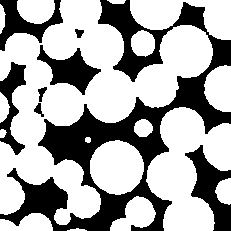
#> input picture testData/ct_tif/solid_water_2phase.tif, 231 x 231 px; its folder holds only this picture in this run
$ python -i ct_phase.py   (imports and definitions only)
#> lines starting #> are read from the running program, lines starting #| are printed output that depends on the picture; after the words box and inside, x2 and y2 are one past the last pixel; in counts of white or black regions, pixels touching at a corner belong together
### t2_agent/simulation_2d.py
"""2D NMR simulation helpers for phase-map and rule-geometry workflows."""

from __future__ import annotations

import json
import math
import re
from dataclasses import asdict, dataclass
from datetime import datetime
from pathlib import Path
from typing import Any, Callable

import matplotlib

matplotlib.use("Agg", force=True)

import matplotlib.pyplot as plt
from matplotlib.path import Path as MplPath
import matplotlib.tri as mtri
import numpy as np
import pandas as pd
from PIL import Image
from scipy import ndimage
from scipy.optimize import nnls
from scipy.sparse import csr_matrix, diags, eye
from scipy.sparse.linalg import factorized
from skimage import measure

try:
    import pygimli as pg
    import pygimli.meshtools as mt
except Exception:
    pg = None
    mt = None


OUTSIDE = np.uint8(0)
WATER = np.uint8(1)
SOLID = np.uint8(2)
# Gas/air phase used by segmented CT label images. Red/yellow/white PNG phase
# maps never produce it.
AIR = np.uint8(3)
PHASE_RGB_COLORS = np.asarray(
    [
        [255, 255, 255],
        [255, 0, 0],
        [255, 255, 0],
    ],
    dtype=np.int32,
)
PHASE_COLOR_TOLERANCE = 32.0
MILLISECOND_TIMESTAMP_FRAGMENT = re.compile(r"__\d{8}_\d{6}_\d{3}(?=__|$)")


def millisecond_timestamp() -> str:
    return datetime.now().strftime("%Y%m%d_%H%M%S_%f")[:-3]


def timestamped_name(stem: str, suffix: str) -> str:
    stable_stem = MILLISECOND_TIMESTAMP_FRAGMENT.sub("", str(stem))
    return f"{stable_stem}__{millisecond_timestamp()}.{suffix.lstrip('.')}"


@dataclass(frozen=True)
class Simulation2DParams:
    pixel_size_x_um: float = 1.0
    pixel_size_y_um: float = 1.0
    diffusion_um2_per_ms: float = 2.0
    bulk_t2_ms: float = 3000.0
    rho_solid_um_per_ms: float = 0.005
    rho_gas_um_per_ms: float = 0.0
    dt_ms: float = 5.0
    t_max_ms: float = 1500.0
    max_grid_size: int | None = 500
    solver: str = "triangular"
    mesh_bulk_size_um: float = 8.0
    mesh_boundary_size_um: float = 2.0
    mesh_max_points: int = 25000


@dataclass
class PngInspection:
    status: str
    message: str
    input_path: Path
    raw_shape: list[int]
    cropped_shape: list[int]
    phase_counts: dict[str, int]
    labels: np.ndarray
    cropped_png: Path
    preview_png: Path
    error: str | None = None

    # [12 lines left out: function summary, not called in this run]


@dataclass(frozen=True)
class RuleGeometry2D:
    coupled: bool = True
    canvas_width_px: int = 160
    canvas_height_px: int = 100
    large_pore_radius_px: int = 24
    small_pore_radius_px: int = 16
    throat_length_px: int = 30
    throat_width_px: int = 8
    large_side_um: float = 20.0
    small_side_um: float = 8.0
    large_depth_um: float = 20.0
    small_depth_um: float = 8.0
    throat_length_um: float = 5.0
    throat_width_um: float = 1.0
    large_air_area_um2: float = 0.0
    small_air_area_um2: float = 0.0
    ideal_mesh_area_um2: float = 0.05
    ideal_mesh_quality: float = 34.0


# [1530 lines left out: functions classify_png, unsupported_phase_color_count, _rgb_color_counts, normalize_png_phase_colors, sample_bbox, save_phase_preview and 44 more, not called in this run]

### t2_agent/ct_phase.py
"""Segmented CT label images (TIF) -> phase assignment -> 2D NMR simulation input.

A segmented CT slice stores one integer label per material phase, for example
``0 = outside``, ``102 = water``, ``153 = air`` and ``255 = solid``. The label
values are arbitrary, so the agent first proposes an assignment (the "AI first
guess"), the user verifies or corrects it with draggable markers on a preview,
and only the confirmed assignment is converted to the internal simulation
labels used by :mod:`t2_agent.simulation_2d`.
"""

from __future__ import annotations

import json
import math
import re
from dataclasses import asdict, dataclass
from pathlib import Path
from typing import Any

import matplotlib

# [1 line not run here, left out]

import matplotlib.pyplot as plt
import matplotlib.tri as mtri
import numpy as np
from matplotlib.collections import LineCollection
from PIL import Image
from scipy import ndimage

from .simulation_2d import AIR, OUTSIDE, SOLID, WATER, Simulation2DParams, timestamped_name, xy_to_row_col


CT_SUFFIXES = {".tif", ".tiff"}
PHASES = ("solid", "water", "air", "background")
PHASE_TO_LABEL = {"background": OUTSIDE, "water": WATER, "solid": SOLID, "air": AIR}
PHASE_COLORS = {
    "solid": (245, 197, 24),
    "water": (220, 38, 38),
    "air": (56, 152, 255),
    "background": (30, 30, 30),
}
PHASE_NAMES = {
    "中文": {"solid": "固相", "water": "水相（液）", "air": "气相（空气）", "background": "背景/外部"},
    "English": {"solid": "Solid", "water": "Water (liquid)", "air": "Air (gas)", "background": "Background"},
}
PHASE_SHORT = {
    "中文": {"solid": "固", "water": "液", "air": "气", "background": "背"},
    "English": {"solid": "S", "water": "W", "air": "A", "background": "B"},
}
MAX_LABEL_VALUES = 4


def phase_name(phase: str, language: str = "中文") -> str:
    names = PHASE_NAMES["English" if str(language).lower().startswith("english") else "中文"]
    return names.get(phase, phase)


# ---------------------------------------------------------------------------
# Loading
# ---------------------------------------------------------------------------


def load_label_image(path: Path) -> tuple[np.ndarray, dict[str, Any]]:
    """Read a single-channel label image (TIF/PNG) as a 2D integer array."""

    image = Image.open(Path(path))
    frame_count = int(getattr(image, "n_frames", 1) or 1)
    meta: dict[str, Any] = {
        "mode": image.mode,
        "frame_count": frame_count,
        "used_frame": 0,
        "width": int(image.size[0]),
        "height": int(image.size[1]),
    }
    if frame_count > 1:
        image.seek(0)
    array = np.asarray(image)
    if array.ndim == 3:
        channels = array[..., :3].astype(np.int64)
        if not (np.array_equal(channels[..., 0], channels[..., 1]) and np.array_equal(channels[..., 1], channels[..., 2])):
            raise ValueError(
                "The image has colour channels with different values. Export the segmented CT slice as a single-channel (grayscale) label image."
            )
        array = channels[..., 0]
    if array.ndim != 2:
        raise ValueError(f"Expected a 2D label image, got shape {list(array.shape)}.")
    if np.issubdtype(array.dtype, np.floating):
        if not np.all(np.isfinite(array)) or not np.allclose(array, np.round(array)):
            raise ValueError("The image contains non-integer intensities; it does not look like a segmented label image.")
        array = np.round(array)
    return array.astype(np.int64), meta


# ---------------------------------------------------------------------------
# Prompt parsing (deterministic backup for what the language model extracts)
# ---------------------------------------------------------------------------

_PHASE_WORDS = {
    "solid": r"固体|固相|骨架|颗粒|岩石|solid|grains?|matrix|rock",
    "water": r"水相|液相|液体|盐水|水|液|water|liquid|brine",
    "air": r"空气|气相|气体|气泡|气|air|gas",
    "background": r"外部|背景|外面|外侧|outside|background|exterior",
}
_ANY_PHASE = "|".join(f"(?P<{key}>{words})" for key, words in _PHASE_WORDS.items())


# [69 lines left out: functions _phase_from_match, parse_phase_labels, parse_background_statement, not called in this run]


_NUM = r"(\d+(?:\.\d+)?)"
_UM = r"(?:μm|µm|um|微米|micron|microns|micrometers?)"


# [16 lines left out: function parse_pixel_size_um, not called in this run]


_CN_DIGITS = {"一": 1, "二": 2, "两": 2, "三": 3, "四": 4, "五": 5, "六": 6, "七": 7, "八": 8}


# [45 lines left out: function parse_run_preferences, not called in this run]


# ---------------------------------------------------------------------------
# Analysis and AI first guess
# ---------------------------------------------------------------------------


def _border_values(array: np.ndarray) -> np.ndarray:
    return np.concatenate([array[0, :], array[-1, :], array[:, 0], array[:, -1]])


def representative_point(mask: np.ndarray) -> list[float]:
    """Return an interior point (x, y in pixel units) of the largest region of ``mask``."""

    labeled, count = ndimage.label(mask)
    if count == 0:
        return [0.0, 0.0]
    sizes = ndimage.sum(np.ones_like(labeled), labeled, index=np.arange(1, count + 1))
    largest = labeled == (int(np.argmax(sizes)) + 1)
    distance = ndimage.distance_transform_edt(np.pad(largest, 1))[1:-1, 1:-1]
    row, col = np.unravel_index(int(np.argmax(distance)), distance.shape)
    return [float(col) + 0.5, float(row) + 0.5]


def _value_statistics(array: np.ndarray, values: list[int]) -> dict[int, dict[str, Any]]:
    border = _border_values(array)
    stats: dict[int, dict[str, Any]] = {}
    for value in values:
        mask = array == value
        ring = ndimage.binary_dilation(mask) & ~mask
        neighbours = {int(other): int(np.count_nonzero(array[ring] == other)) for other in values if other != value}
        total = max(1, sum(neighbours.values()))
        stats[int(value)] = {
            "count": int(np.count_nonzero(mask)),
            "fraction": float(np.mean(mask)),
            "border_fraction": float(np.mean(border == value)),
            "components": int(ndimage.label(mask)[1]),
            "neighbour_fraction": {key: count / total for key, count in neighbours.items()},
        }
    return stats


def guess_phase_assignment(
    array: np.ndarray,
    values: list[int],
    has_background: bool,
    stats: dict[int, dict[str, Any]] | None = None,
) -> tuple[dict[int, str], dict[str, str], str]:
    """Heuristic AI first guess of which label value is which phase.

    * background: the value that dominates the image border (only when the user
      said background pixels exist);
    * solid: the largest remaining phase (grains/matrix usually dominate a
      segmented section and are the densest, brightest CT phase);
    * water vs air: water is the wetting phase, so it usually occupies more pore
      area and touches the solid more than gas does.
    """

    stats = stats or _value_statistics(array, values)
    remaining = [int(value) for value in values]
    assignment: dict[int, str] = {}
    reasons: dict[str, str] = {}
    confidence = "high"

    material_count = len(remaining) - (1 if has_background else 0)
    if material_count < 2:
        raise ValueError("At least two material phases (solid + water) are needed after removing background.")
    if material_count > 3:
        raise ValueError("More than three material phases were found; only solid, water and air are supported.")

    if has_background:
        background = max(remaining, key=lambda v: (stats[v]["border_fraction"], -stats[v]["components"]))
        assignment[background] = "background"
        reasons["background"] = f"value {background} covers {stats[background]['border_fraction']:.0%} of the image border"
        if stats[background]["border_fraction"] < 0.5:
            confidence = "low"
        remaining.remove(background)

    solid = max(remaining, key=lambda v: (stats[v]["fraction"], v))
    brightest = max(remaining)
    assignment[solid] = "solid"
    reasons["solid"] = f"value {solid} is the largest material phase ({stats[solid]['fraction']:.0%} of pixels)"
    if solid != brightest:
        reasons["solid"] += f"; note the brightest value is {brightest}"
        confidence = "medium" if confidence == "high" else confidence
    remaining.remove(solid)

    if len(remaining) == 1:
        water = remaining[0]
        assignment[water] = "water"
        reasons["water"] = f"value {water} is the remaining pore phase"
    else:
        def wetting_score(value: int) -> float:
            pore_total = sum(stats[v]["fraction"] for v in remaining) or 1.0
            return stats[value]["fraction"] / pore_total + stats[value]["neighbour_fraction"].get(solid, 0.0)

        water, air = sorted(remaining, key=wetting_score, reverse=True)
        assignment[water] = "water"
        assignment[air] = "air"
        solid_contact_water = stats[water]["neighbour_fraction"].get(solid, 0.0)
        solid_contact_air = stats[air]["neighbour_fraction"].get(solid, 0.0)
        reasons["water"] = (
            f"value {water} has more pore area ({stats[water]['fraction']:.1%}) and solid contact "
            f"({solid_contact_water:.0%} of its boundary), typical of the wetting liquid"
        )
        reasons["air"] = (
            f"value {air} is the smaller pore phase ({stats[air]['fraction']:.1%}) with less solid contact "
            f"({solid_contact_air:.0%}), typical of trapped gas"
        )
        if abs(wetting_score(water) - wetting_score(air)) < 0.15:
            confidence = "low"
    return assignment, reasons, confidence


def display_gray_levels(values: list[int]) -> dict[int, int]:
    """Map label values to unique 8-bit display grays (identity for 8-bit labels)."""

    ordered = sorted(int(value) for value in values)
    if all(0 <= value <= 255 for value in ordered):
        return {value: value for value in ordered}
    if len(ordered) == 1:
        return {ordered[0]: 128}
    return {value: int(round(40 + 215 * index / (len(ordered) - 1))) for index, value in enumerate(ordered)}


def save_display_png(array: np.ndarray, gray_levels: dict[int, int], path: Path) -> Path:
    path.parent.mkdir(parents=True, exist_ok=True)
    display = np.zeros(array.shape, dtype=np.uint8)
    for value, gray in gray_levels.items():
        display[array == value] = gray
    Image.fromarray(display, mode="L").save(path)
    return path


def phase_rgb(array: np.ndarray, assignment: dict[int, str]) -> np.ndarray:
    rgb = np.zeros((*array.shape, 3), dtype=np.uint8)
    for value, phase in assignment.items():
        rgb[array == int(value)] = PHASE_COLORS[phase]
    return rgb


def save_phase_preview_figure(
    array: np.ndarray,
    gray_levels: dict[int, int],
    assignment: dict[int, str],
    markers: dict[str, list[float]],
    path: Path,
    title: str,
) -> Path:
    """Side-by-side CT label image and phase-coloured overlay with phase markers."""

    path.parent.mkdir(parents=True, exist_ok=True)
    display = np.zeros(array.shape, dtype=np.uint8)
    for value, gray in gray_levels.items():
        display[array == value] = gray
    rgb = phase_rgb(array, assignment)
    fig, axes = plt.subplots(1, 2, figsize=(10.5, 5.2))
    axes[0].imshow(display, cmap="gray", vmin=0, vmax=255, interpolation="nearest")
    axes[0].set_title("Segmented CT labels")
    axes[1].imshow(display, cmap="gray", vmin=0, vmax=255, interpolation="nearest")
    axes[1].imshow(rgb, alpha=0.55, interpolation="nearest")
    axes[1].set_title(title)
    value_by_phase = {phase: value for value, phase in assignment.items()}
    for phase, (x, y) in markers.items():
        color = np.asarray(PHASE_COLORS.get(phase, (255, 255, 255))) / 255.0
        for ax in axes:
            ax.plot(x - 0.5, y - 0.5, marker="o", markersize=11, markerfacecolor=color, markeredgecolor="white", markeredgewidth=2)
            ax.annotate(
                f"{phase} ({value_by_phase.get(phase, '?')})",
                (x - 0.5, y - 0.5),
                xytext=(8, -8),
                textcoords="offset points",
                color="white",
                fontsize=8,
                bbox={"boxstyle": "round,pad=0.2", "fc": color, "ec": "none", "alpha": 0.9},
            )
    for ax in axes:
        ax.set_xticks([])
        ax.set_yticks([])
    fig.tight_layout()
    fig.savefig(path, dpi=160, bbox_inches="tight")
    plt.close(fig)
    return path


def needs_background_question(value_count: int, has_background: bool | None) -> bool:
    """Two-value images never need the question; three or more do when unstated."""

    return value_count >= 3 and has_background is None


def analyze_ct_label_image(
    image_path: Path,
    output_dir: Path,
    *,
    has_background: bool | None = None,
    explicit_labels: dict[str, int] | None = None,
) -> dict[str, Any]:
    """Inspect a segmented CT label image and prepare the phase-confirmation step."""
#> called with output_dir = 'out.png'

    image_path = Path(image_path)
    output_dir = Path(output_dir)
    output_dir.mkdir(parents=True, exist_ok=True)
    array, meta = load_label_image(image_path)
#> in load_label_image, image is the input picture: PIL image 231x231 L; values 125 (black) and 255 (white), 65.3% white; 8 black regions, largest, box (x1, y1, x2, y2) and area: (0, 0, 231, 231) 13087, (185, 145, 231, 231) 1682, (37, 45, 101, 95) 1311
#> in load_label_image, `frame_count = int(getattr(image, "n_frames", 1) or 1)`: frame_count = 1
#> in load_label_image, `meta: dict[str, Any] = { "mode": image.mode, "frame_count": frame_coun..`: meta = {'mode': 'L', 'frame_count': 1, 'used_frame': 0, 'width': 231, 'height': 231}
    values = [int(value) for value in np.unique(array)]
#> values = [125, 255]
    base: dict[str, Any] = {
        "input_path": str(image_path.resolve()),
        "image_meta": meta,
        "shape": [int(array.shape[0]), int(array.shape[1])],
        "values": values,
        "value_count": len(values),
    }
    if len(values) < 2:
        return base | {"status": "failed", "error": "single_value_image", "message": "The image contains only one pixel value; no phases can be separated."}
    if len(values) > MAX_LABEL_VALUES:
        return base | {
            "status": "failed",
            "error": "not_segmented",
            "message": (
                f"The image contains {len(values)} distinct pixel values. A segmented CT label image should contain "
                "2-4 values (solid, water, optional air, optional background). Please segment/threshold the CT slice first."
            ),
        }

    explicit_labels = {phase: int(value) for phase, value in (explicit_labels or {}).items() if phase in PHASES and int(value) in values}
#> explicit_labels = 0 items
    if has_background is None and explicit_labels:
        if "background" in explicit_labels:
            has_background = True
        elif len(explicit_labels) == len(values):
            has_background = False
    if len(values) == 2:
        has_background = False
    if len(values) == 4 and has_background is False:
        return base | {
            "status": "failed",
            "error": "four_material_phases",
            "message": "Four label values without background would mean four material phases; only solid, water and air are supported.",
        }

    stats = _value_statistics(array, values)
#> in _value_statistics, `border = _border_values(array)`: border = 924 values, max 255 at index 18, min 125 at index 0, mean 220.8
#> the loop in _value_statistics, `for value in values:` made 2 passes
#> (value, neighbours, total) on passes 1 to 2: (125, {255: 2646}, 2646), (255, {125: 2666}, 2666)
#> pass 1, in _value_statistics, `ring = ndimage.binary_dilation(mask) & ~mask`:
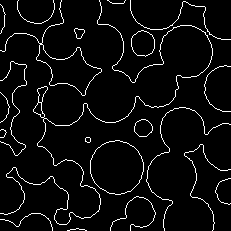
#> ring: shape (231, 231) bool; 5% white in thin lines or dots
#> pass 2, in _value_statistics, `ring = ndimage.binary_dilation(mask) & ~mask`:
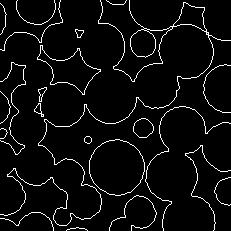
#> ring: shape (231, 231) bool; 5% white in thin lines or dots
#> after the loop in _value_statistics, `for value in values:`: stats = 2 items
#> stats = 2 items
    gray_levels = display_gray_levels(values)
#> in display_gray_levels, `ordered = sorted(int(value) for value in values)`: ordered = [125, 255]
#> gray_levels = {125: 125, 255: 255}
    stem = image_path.stem
    display_png = save_display_png(array, gray_levels, output_dir / timestamped_name(f"{stem}__ct_labels_display", "png"))
#> the loop in save_display_png, `for value, gray in gray_levels.items():` made 2 passes
#> (value, gray) on passes 1 to 2: (125, 125), (255, 255)
    base |= {
        "value_stats": {str(key): {k: v for k, v in item.items() if k != "neighbour_fraction"} for key, item in stats.items()},
        "display_png": str(display_png.resolve()),
        "display_gray_levels": {str(key): value for key, value in gray_levels.items()},
        "has_background": has_background,
    }
    if needs_background_question(len(values), has_background):
        return base | {
            "status": "needs_background_answer",
            "message": (
                f"The image has {len(values)} pixel values {values}. Please tell me whether it contains background "
                "(outside-the-sample) pixels, because the third/fourth value could be either air or background."
            ),
            "suggested_has_background": bool(len(values) == 4 or max(item["border_fraction"] for item in stats.values()) > 0.95),
            "artifacts": [str(display_png)],
        }

    assignment, reasons, confidence = guess_phase_assignment(array, values, bool(has_background), stats)
#> in guess_phase_assignment, `stats = stats or _value_statistics(array, values)`: stats = 2 items
#> in guess_phase_assignment, `remaining = [int(value) for value in values]`: remaining = [125, 255]
#> in guess_phase_assignment, `material_count = len(remaining) - (1 if has_background else 0)`: material_count = 2
#> in guess_phase_assignment, `solid = max(remaining, key=lambda v: (stats[v]["fraction"], v))`: solid = 255
#> in guess_phase_assignment, `water = remaining[0]`: water = 125
#> assignment = {255: 'solid', 125: 'water'}; reasons = 2 items; confidence = 'high'
    ai_assignment = dict(assignment)
#> ai_assignment = {255: 'solid', 125: 'water'}
    source = "ai"
    if explicit_labels:
        for phase, value in explicit_labels.items():
            previous_phase = assignment.get(value)
            previous_value = next((v for v, p in assignment.items() if p == phase), None)
            if previous_value is not None and previous_phase is not None:
                assignment[previous_value] = previous_phase
            assignment[value] = phase
        source = "prompt" if len(explicit_labels) >= len(values) - 1 else "prompt_partial"
    value_points = {str(value): representative_point(array == value) for value in values}
#> in representative_point, `labeled, count = ndimage.label(mask)`:
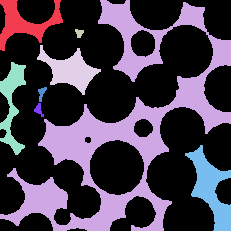
#> labeled: shape (231, 231) int32; 9 distinct labels, from 0 to 8; one colour per label, 0 black
#> in representative_point, `labeled, count = ndimage.label(mask)`: count = 8
#> in representative_point, `sizes = ndimage.sum(np.ones_like(labeled), labeled, index=np.arange(1,..`: sizes = [1219, 13087, 54, 1311, 1032, 69, 67, 1682]
#> in representative_point, `largest = labeled == (int(np.argmax(sizes)) + 1)`:
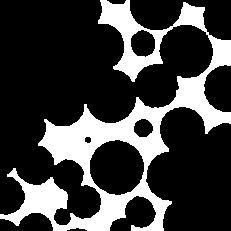
#> largest: shape (231, 231) bool; 24.5% white; 1 white region, box (x1, y1, x2, y2) and area: (0, 0, 231, 231) 13087
#> in representative_point, `distance = ndimage.distance_transform_edt(np.pad(largest, 1))[1:-1, 1:..`:
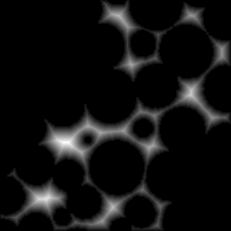
#> distance: shape (231, 231) float64; min 0, max 17, mean 1.09; drawn with min black and max white
#> in representative_point, `row, col = np.unravel_index(int(np.argmax(distance)), distance.shape)`: row = 142; col = 64
#> (the rest of the program and of its run is left out)
